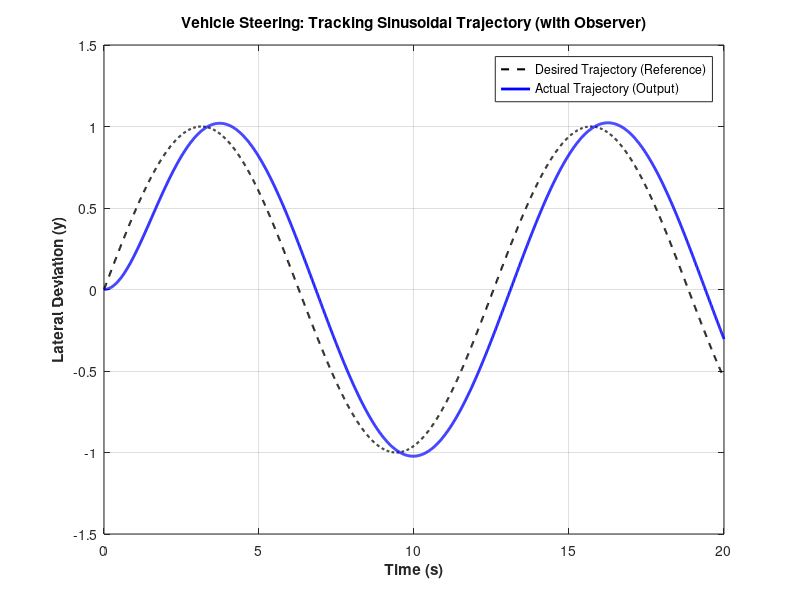

Write the MATLAB code that produced this figure.
% =========================================================================
% Vehicle Steering System (Linearized) - Controller & Observer Design
% Reference: Astrom & Murray (AM09), Examples 6.4 & 7.3
% =========================================================================
clear; clc; close all;

% 1. System Parameters (Normalized Kinematic Bicycle Model)
gamma = 0.5; % Ratio of distance to center of mass vs wheelbase
A = [0 1; 
    0 0];
B = [gamma; 
    1];
C = [1 0];   % Output is the first state (lateral deviation)
D = 0;

% 2. Controller Design (Example 6.4)
% Place closed-loop controller poles (e.g., at s = -1 ± i)
p_ctrl = [-1+1i, -1-1i];
K = place(A, B, p_ctrl);

% Feedforward gain (kr) to ensure steady-state tracking of the reference
% We want the DC gain of the closed-loop system to be 1
kr = 1 / (C * inv(B*K - A) * B);

% 3. Observer Design (Example 7.3)
% Place observer poles faster than controller poles (e.g., at s = -2 ± 2i)
p_obs = [-2+2i, -2-2i];
L = place(A', C', p_obs)';

A_cl = [A,           -B*K;
    L*C,  A - L*C - B*K];
B_cl = [B*kr; 
    B*kr];
C_cl = [C, 0, 0]; % Extract actual lateral deviation y = x1
D_cl = 0;

% Create State-Space system
sys_cl = ss(A_cl, B_cl, C_cl, D_cl);

% Define Time and Sinusoidal Reference Trajectory
t = 0:0.01:20;
r = sin(0.5 * t); 

% Simulate
[y, t_out, x_out] = lsim(sys_cl, r, t);

% Plot the Output
figure('Name', 'Vehicle Steering Control');
plot(t, r, '--k', 'LineWidth', 1.5); hold on;
plot(t, y, 'b', 'LineWidth', 2);
xlabel('Time (s)', 'FontWeight', 'bold');
ylabel('Lateral Deviation (y)', 'FontWeight', 'bold');
title('Vehicle Steering: Tracking Sinusoidal Trajectory (with Observer)');
legend('Desired Trajectory (Reference)', 'Actual Trajectory (Output)', 'Location', 'best');
grid on;
